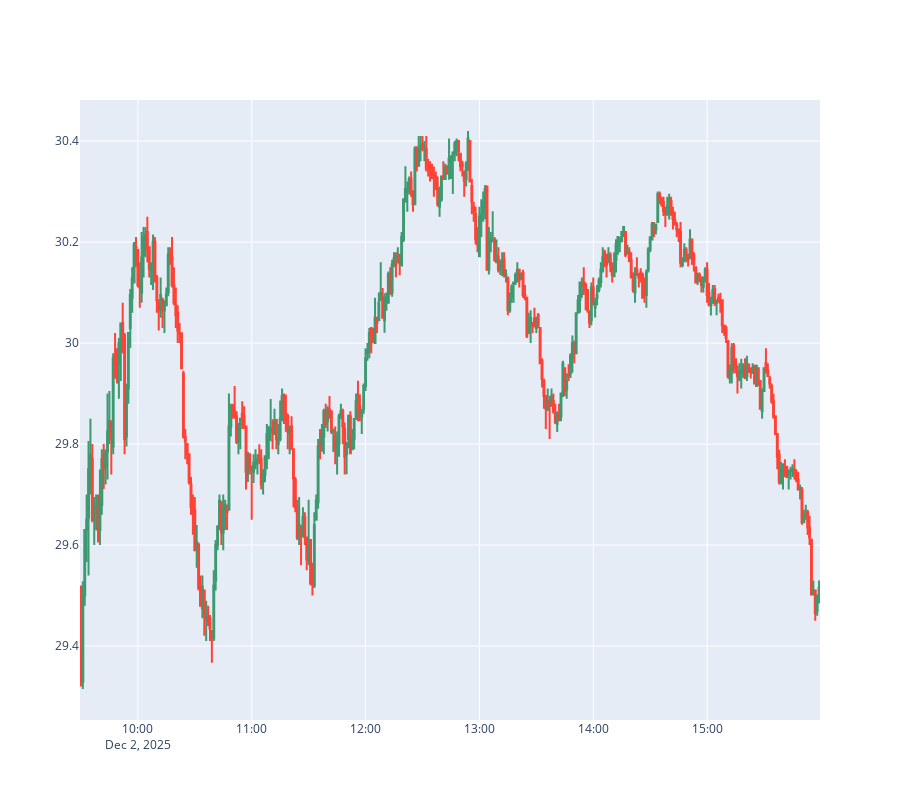

Here is the notebook cell this chart was saved with:
### Code cell
fig = go.Figure(data=[go.Candlestick(x=hist['Datetime'],
                open=hist['Open'],
                high=hist['High'],
                low=hist['Low'],
                close=hist['Close'])])

fig.update_xaxes(
    rangebreaks=[
        dict(bounds=["sat", "mon"]),                # hide weekends
        dict(bounds=[16, 9.5], pattern="hour"),     # hide 4pm–9:30am

    ]
)
fig.update_layout(
    xaxis_rangeslider_visible=False,
    height=800
)
fig.show()

### Figure 1 — Plotly figure (JSON) as saved in the notebook; plotly's stock layout.template omitted (floating-point values rounded to 4 significant figures; data arrays with more than 128 entries replaced by an {"elided": "..."} marker saying what was removed)
{"data": [{"close": {"elided": "390 float values"}, "high": {"elided": "390 float values"}, "low": {"elided": "390 float values"}, "open": {"elided": "390 float values"}, "type": "candlestick", "x": {"elided": "390 str values"}}], "layout": {"height": 800, "xaxis": {"rangebreaks": [{"bounds": ["sat", "mon"]}, {"bounds": [16, 9.5], "pattern": "hour"}], "rangeslider": {"visible": false}}}}
